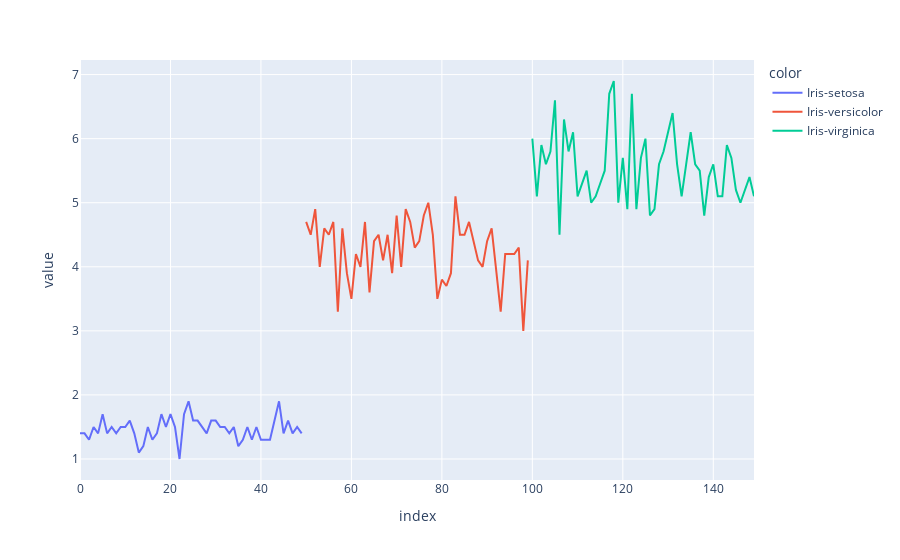

Notebook cell for this chart:
### Code cell
fig= px.line(df['PetalLengthCm'],color=df['Species'])
fig.show()

### Figure 1 — Plotly figure (JSON) as saved in the notebook; plotly's stock layout.template omitted (floating-point values rounded to 4 significant figures)
{"data": [{"hovertemplate": "color=Iris-setosa<br>variable=PetalLengthCm<br>index=%{x}<br>value=%{y}<extra></extra>", "legendgroup": "Iris-setosa", "line": {"color": "#636efa", "dash": "solid"}, "marker": {"symbol": "circle"}, "mode": "lines", "name": "Iris-setosa", "orientation": "v", "showlegend": true, "type": "scatter", "x": [0, 1, 2, 3, 4, 5, 6, 7, 8, 9, 10, 11, 12, 13, 14, 15, 16, 17, 18, 19, 20, 21, 22, 23, 24, 25, 26, 27, 28, 29, 30, 31, 32, 33, 34, 35, 36, 37, 38, 39, 40, 41, 42, 43, 44, 45, 46, 47, 48, 49], "xaxis": "x", "y": [1.4, 1.4, 1.3, 1.5, 1.4, 1.7, 1.4, 1.5, 1.4, 1.5, 1.5, 1.6, 1.4, 1.1, 1.2, 1.5, 1.3, 1.4, 1.7, 1.5, 1.7, 1.5, 1, 1.7, 1.9, 1.6, 1.6, 1.5, 1.4, 1.6, 1.6, 1.5, 1.5, 1.4, 1.5, 1.2, 1.3, 1.5, 1.3, 1.5, 1.3, 1.3, 1.3, 1.6, 1.9, 1.4, 1.6, 1.4, 1.5, 1.4], "yaxis": "y"}, {"hovertemplate": "color=Iris-versicolor<br>variable=PetalLengthCm<br>index=%{x}<br>value=%{y}<extra></extra>", "legendgroup": "Iris-versicolor", "line": {"color": "#EF553B", "dash": "solid"}, "marker": {"symbol": "circle"}, "mode": "lines", "name": "Iris-versicolor", "orientation": "v", "showlegend": true, "type": "scatter", "x": [50, 51, 52, 53, 54, 55, 56, 57, 58, 59, 60, 61, 62, 63, 64, 65, 66, 67, 68, 69, 70, 71, 72, 73, 74, 75, 76, 77, 78, 79, 80, 81, 82, 83, 84, 85, 86, 87, 88, 89, 90, 91, 92, 93, 94, 95, 96, 97, 98, 99], "xaxis": "x", "y": [4.7, 4.5, 4.9, 4, 4.6, 4.5, 4.7, 3.3, 4.6, 3.9, 3.5, 4.2, 4, 4.7, 3.6, 4.4, 4.5, 4.1, 4.5, 3.9, 4.8, 4, 4.9, 4.7, 4.3, 4.4, 4.8, 5, 4.5, 3.5, 3.8, 3.7, 3.9, 5.1, 4.5, 4.5, 4.7, 4.4, 4.1, 4, 4.4, 4.6, 4, 3.3, 4.2, 4.2, 4.2, 4.3, 3, 4.1], "yaxis": "y"}, {"hovertemplate": "color=Iris-virginica<br>variable=PetalLengthCm<br>index=%{x}<br>value=%{y}<extra></extra>", "legendgroup": "Iris-virginica", "line": {"color": "#00cc96", "dash": "solid"}, "marker": {"symbol": "circle"}, "mode": "lines", "name": "Iris-virginica", "orientation": "v", "showlegend": true, "type": "scatter", "x": [100, 101, 102, 103, 104, 105, 106, 107, 108, 109, 110, 111, 112, 113, 114, 115, 116, 117, 118, 119, 120, 121, 122, 123, 124, 125, 126, 127, 128, 129, 130, 131, 132, 133, 134, 135, 136, 137, 138, 139, 140, 141, 142, 143, 144, 145, 146, 147, 148, 149], "xaxis": "x", "y": [6, 5.1, 5.9, 5.6, 5.8, 6.6, 4.5, 6.3, 5.8, 6.1, 5.1, 5.3, 5.5, 5, 5.1, 5.3, 5.5, 6.7, 6.9, 5, 5.7, 4.9, 6.7, 4.9, 5.7, 6, 4.8, 4.9, 5.6, 5.8, 6.1, 6.4, 5.6, 5.1, 5.6, 6.1, 5.6, 5.5, 4.8, 5.4, 5.6, 5.1, 5.1, 5.9, 5.7, 5.2, 5, 5.2, 5.4, 5.1], "yaxis": "y"}], "layout": {"legend": {"title": {"text": "color"}, "tracegroupgap": 0}, "margin": {"t": 60}, "xaxis": {"anchor": "y", "domain": [0, 1], "title": {"text": "index"}}, "yaxis": {"anchor": "x", "domain": [0, 1], "title": {"text": "value"}}}}
